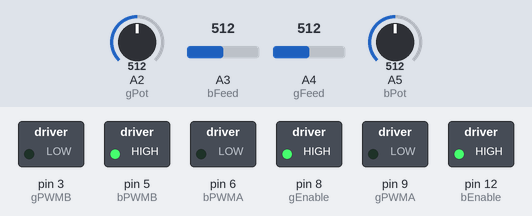
Simulated run of this sketch. Board: Arduino Uno, built with avr-gcc and run on an emulated ATmega328P. Shown: switched loads named in the sketch (green lamp = pin HIGH). The test bench sets the inputs (shaded band); at power-on: A3 (bFeed) = 512, A5 (bPot) = 512, A2 (gPot) = 512, A4 (gFeed) = 512.

Above: at 1.2 s.
1.3 s: A3 (bFeed) set to 505
At 2.5 s:
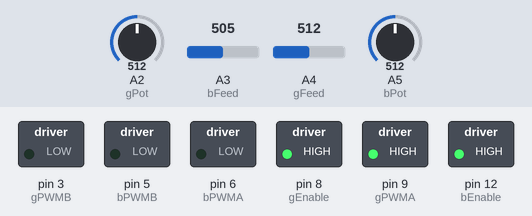
2.8 s: A5 (bPot) set to 552
4.3 s: A5 (bPot) set to 575
At 4.9 s:
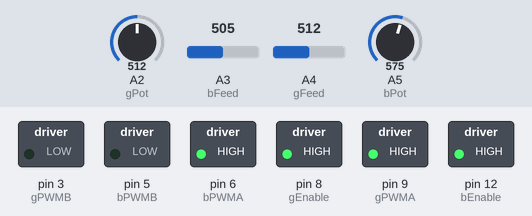
5.8 s: A3 (bFeed) set to 570
At 6.1 s:
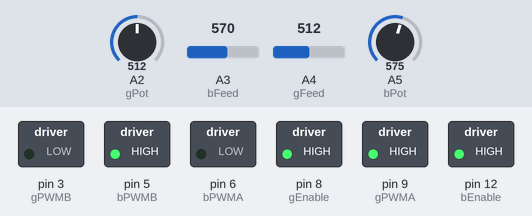
7.3 s: A3 (bFeed) set to 511
At 8.4 s:
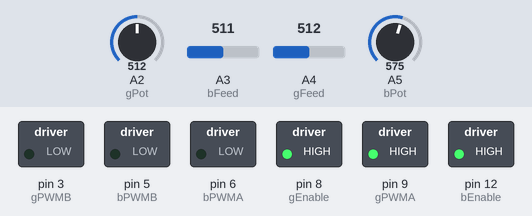
8.8 s: A3 (bFeed) set to 440
At 9.5 s:
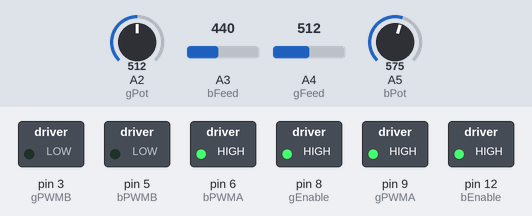
Timing chart, 0 to 11.3 s (numbered marks = the images above; inputs shaded):
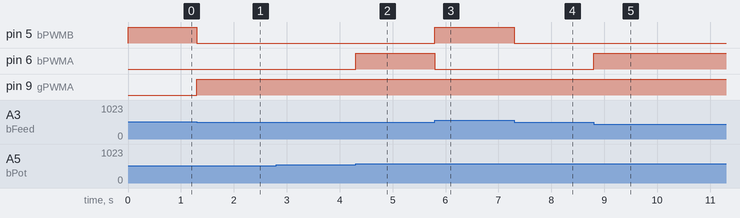

The sketch:

Brake-Gas_Code_V2.ino
```cpp
#define bPot A5
#define bFeed A3
#define bMaxPos 560
#define bMinPos 450
#define bPWMA 6 //motorshield pwm pins for brake
#define bPWMB 5
#define bEnable 12

// All pins & values for the gas actuator
#define gPot A2
#define gFeed A4
#define gMaxPos 300
#define gMinPos 900
#define gPWMA 9
#define gPWMB 3
#define gEnable 8


String bLoc = " ";
String gLoc = " ";

bool braking;


void setup() {
  Serial.begin(9600);

  //initializing brake pins
  pinMode(bPot, INPUT);
  pinMode(bFeed, INPUT);
  pinMode(bPWMA, OUTPUT);
  pinMode(bPWMB, OUTPUT);
  pinMode(bEnable, OUTPUT);
  digitalWrite(bEnable, HIGH);

  //initializing gas pins
  pinMode(gPot, INPUT);
  pinMode(gFeed, INPUT);
  pinMode(gPWMA, OUTPUT);
  pinMode(gPWMB, OUTPUT);
  pinMode(gEnable, OUTPUT);
  digitalWrite(gEnable, HIGH);

}

void loop() {
  int bPotVal = analogRead(bPot);
  int bLinVal = analogRead(bFeed);
  bPotVal = map(bPotVal, 0, 1023, bMinPos, bMaxPos);
  bLoc = bRange(bLinVal, bPotVal);


  if (bLinVal < bPotVal + 5 && bLinVal > bPotVal - 5) {
    bLoc = "In Range";
  }

  if (bLinVal > bPotVal + 5 || bLinVal < bPotVal - 5) {
    bLoc = "Not in Range";
  }

  while (bLinVal > bPotVal && bLoc == "Not in Range") {
    pushBrake();

    bPotVal = analogRead(bPot);
    bPotVal = map(bPotVal, 0, 1023, bMinPos, bMaxPos);
    bLinVal = analogRead(bFeed);

    if (bLinVal <= bPotVal) {
      stopBrake();
      bLoc = "In Range";
    }
  }

  while (bLinVal < bPotVal && bLoc == "Not in Range") {
    pullBrake();

    bPotVal = analogRead(bPot);
    bPotVal = map(bPotVal, 0, 1023, bMinPos, bMaxPos);
    bLinVal = analogRead(bFeed);

    if (bLinVal >= bPotVal) {
      stopBrake();
      bLoc = "In Range";
    }
  }


  int gPotVal = analogRead(gPot);
  int gLinVal = analogRead(gFeed);
  gPotVal = map(gPotVal, 0, 1023, gMinPos, gMaxPos);
  gLoc = gRange(gLinVal, gPotVal);


  if (gLinVal <= gPotVal + 10 && gLinVal >= gPotVal - 10) {
    gLoc = "In Range";
  }

  if (gLinVal > gPotVal + 10 || gLinVal < gPotVal - 10) {
    gLoc = "Not in Range";
  }

  //Serial.println(bPotVal);

  //Serial.println(gLinVal);

  if (bPotVal <= bMinPos + 10) {


    while (gLinVal > gPotVal && gLoc == "Not in Range") {
      pullGas();

      gPotVal = analogRead(gPot);
      gPotVal = map(gPotVal, 0, 1023, gMinPos, gMaxPos);
      gLinVal = analogRead(gFeed);

      if (gLinVal <= gPotVal) {
        stopGas();
        gLoc = "In Range";
      }
    }


    while (gLinVal < gPotVal && gLoc == "Not in Range") {
      pushGas();

      gPotVal = analogRead(gPot);
      gPotVal = map(gPotVal, 0, 1023, gMinPos, gMaxPos);
      gLinVal = analogRead(gFeed);

      if (gLinVal >= gPotVal) {
        stopGas();
        gLoc = "In Range";
      }
    }
  }

  else {
    if(gLinVal > gMaxPos) {
      pullGas();
    }
    else{
      stopGas();
    }
  }


}


void stopBrake() {
  analogWrite(bPWMA, 0);
  analogWrite(bPWMB, 0);
}

void pushBrake() {
  analogWrite(bPWMB, 255);
  analogWrite(bPWMA, 0);
}

void pullBrake() {
  analogWrite(bPWMB, 0);
  analogWrite(bPWMA, 255);
}

void stopGas() {
  analogWrite(gPWMA, 0);
  analogWrite(gPWMB, 0);
}

void pushGas() {
  analogWrite(gPWMB, 255);
  analogWrite(gPWMA, 0);
}

void pullGas() {
  analogWrite(gPWMB, 0);
  analogWrite(gPWMA, 255);
}


String bRange(int bLinVal, int bPotVal) {
  String bLoc = " ";
  if (bLinVal <= bPotVal + 10 && bLinVal >= bPotVal - 10) {
    bLoc = "In Range";
  }

  if (bLinVal > bPotVal + 10 || bLinVal < bPotVal - 10) {
    bLoc = "Not in Range";
  }

  return bLoc;
}

String gRange(int gLinVal, int gPotVal) {
  String gLoc = " ";
  if (gLinVal <= gPotVal + 10 && gLinVal >= gPotVal - 10) {
    gLoc = "In Range";
  }

  if (gLinVal > gPotVal + 10 || gLinVal < gPotVal - 10) {
    gLoc = "Not in Range";
  }

  return gLoc;
}
```

Measured:
- the behaviour switches between 506 and 505 on A3 (bFeed) (found by bisection; images 0 and 1)
- the behaviour switches between 567 and 568 on A5 (bPot) (found by bisection; images 1 and 2)
- after the input at 1.3 s, pin 5 (bPWMB): HIGH → LOW at once; pin 9 (gPWMA): LOW → HIGH at once
- after the input at 2.8 s, every drawn part: stays the same
- after the input at 4.3 s, pin 6 (bPWMA): LOW → HIGH at once
- after the input at 5.8 s, pin 5 (bPWMB): LOW → HIGH at once; pin 6 (bPWMA): HIGH → LOW at once
- after the input at 7.3 s, pin 5 (bPWMB): HIGH → LOW at once
- after the input at 8.8 s, pin 6 (bPWMA): LOW → HIGH at once
